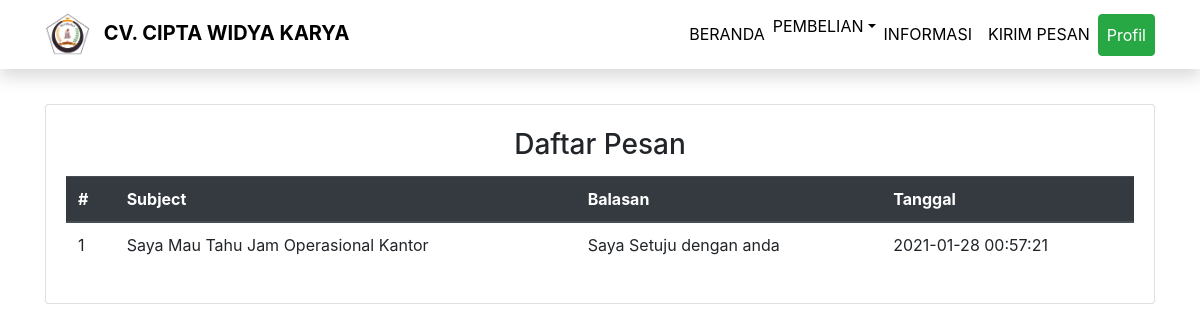
The page /daftar_pesan.php (signed in) on the database its author committed.
### tables this page shows
CREATE TABLE IF NOT EXISTS `tbl_pesan` (
  `kode_pesan` int(11) NOT NULL AUTO_INCREMENT,
  `pengirim` varchar(20) DEFAULT NULL,
  `judul` varchar(200) DEFAULT NULL,
  `isi_pesan` text,
  `waktu_pesan` datetime DEFAULT NULL,
  `status` enum('Baru','Telah di Respon','') DEFAULT NULL,
  `balasan` text,
  PRIMARY KEY (`kode_pesan`),
  KEY `ps` (`pengirim`)
);

### daftar_pesan.php (the view)
<?php include'header.php'; ?>
<main role="main" class="container">
  <div class="row">
    <div class="col-lg-12 col-xl-12">
      <div class="card card-signin flex-row my-5">
        <div class="card-body">
          <h3 class="card-title text-center"> Daftar Pesan </h3>
          <table class="table">
            <thead class="thead-dark">
              <tr>
                <th >#</th>
                <th >Subject</th>
                <th >Balasan</th>
                <th >Tanggal</th>
              </tr>
            </thead>
            <tbody>
              <?php
              $no = 1;
              $qry = mysqli_query($konek, "select `tbl_pesan`.`kode_pesan` AS `kode_pesan`,`tbl_pesan`.`pengirim` AS `pengirim`,`tbl_pesan`.`balasan` AS `balasan`,`tbl_pesan`.`judul` AS `judul`,`tbl_pesan`.`isi_pesan` AS `isi_pesan`,`tbl_pesan`.`waktu_pesan` AS `waktu_pesan`,`tbl_pesan`.`status` AS `status`,`tbl_pelanggan`.`username` AS `username`,`tbl_pelanggan`.`password` AS `password`,`tbl_pelanggan`.`nama` AS `nama`,`tbl_pelanggan`.`jenis_kelamin` AS `jenis_kelamin`,`tbl_pelanggan`.`alamat` AS `alamat`,`tbl_pelanggan`.`no_hp` AS `no_hp` from (`tbl_pelanggan` join `tbl_pesan` on((`tbl_pelanggan`.`username` = `tbl_pesan`.`pengirim`))) where pengirim='" . $_SESSION['username'] . "'");
              while ($data = mysqli_fetch_array($qry)) {
                ?>
                <tr>
                  <td><?php echo $no++; ?></td>
                  <td><?php echo $data['judul']; ?></td>
                  <td><?php echo $data['balasan']; ?></td>
                  <td><?php echo $data['waktu_pesan']; ?></td>
                </tr>
              <?php } ?>
            </tbody>
          </table>
        </div>
      </div>
    </div>
  </div>
</main>

### style.css (style rules this page uses)
body { overflow-x: hidden; }
body { padding-top: 56px; }

### rows shown on the page
tbl_pesan: judul "Saya Mau Tahu Jam Operasional Kantor", balasan "Saya Setuju dengan anda", waktu_pesan "2021-01-28 00:57:21"

### other values the page prints
$nama "CV. CIPTA WIDYA KARYA"
